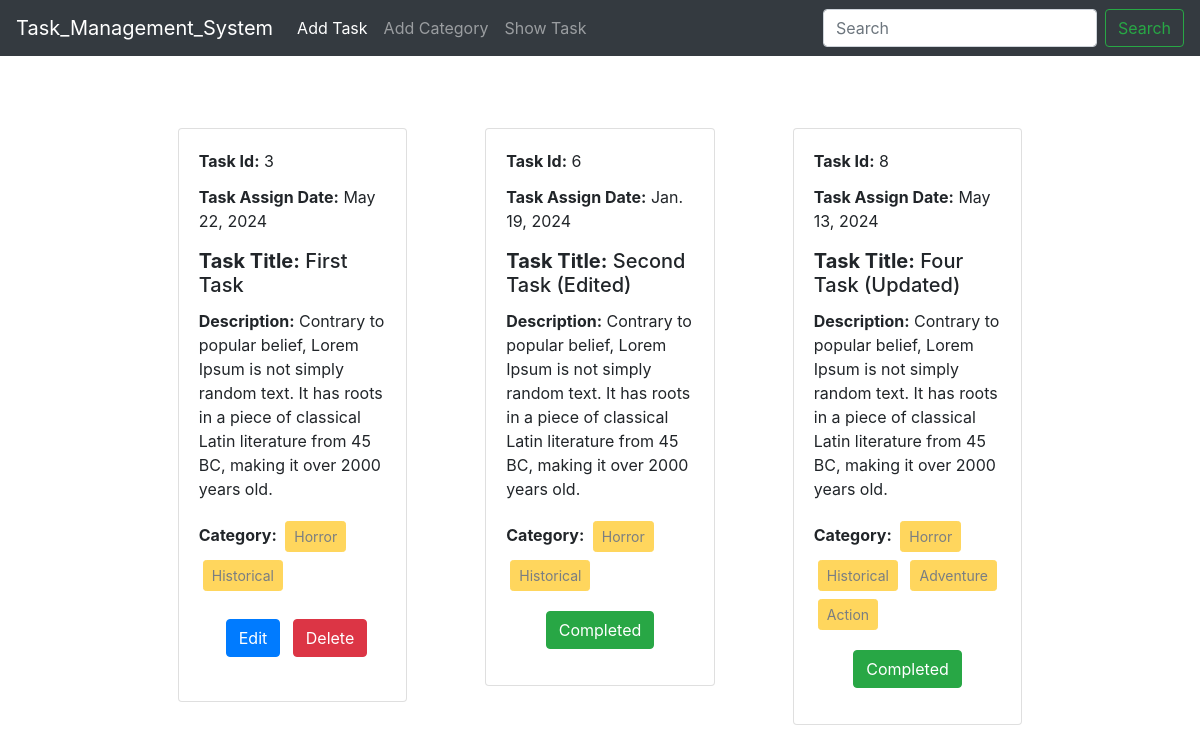
The page / on the database its author committed.
### task/models.py (models this page shows, shortened)
class TaskModel(models.Model):
    taskTitle = models.CharField(max_length=30)
    taskDescription = models.TextField()
    is_completed = models.BooleanField(default=False)
    task_assign_date = models.DateField()
    category = models.ManyToManyField(TaskCategory)

### category/models.py (models this page shows)
class TaskCategory(models.Model):
    category_name = models.CharField(max_length=30)
    def __str__(self):
        return self.category_name

### Task_Management_System/views.py (the view)
# urls.py: path('', views.show_task, name = 'show_task'),
def show_task(request):
    task = TaskModel.objects.all()
    return render(request, 'show_task.html', {'form': task})

### templates/show_task.html (shortened to what this page needs)
{% extends 'base.html' %}
{% block content %}
<div class="mt-5">
    <div class="row d-flex flex-wrap justify-content-center">
        {% for task in form %}
        <div class="col-sm-3">
            <div class="card m-4">
              <div class="card-body">
                <p class="card-title"><b>Task Id:</b> {{task.id}}</p>
                <p class="card-text"><b>Task Assign Date:</b> {{task.task_assign_date}}</p>
                <h5 class="card-title"><b>Task Title:</b> {{task.taskTitle}}</h5>
                <p class="card-text"><b>Description:</b> {{task.taskDescription}}</p>
                <p>
                    <b>Category:</b> {% for ct in task.category.all %}
                    <button class="btn btn-warning btn-sm text-dark m-1" disabled>{{ct}}</button>
                    {% endfor %}
                </p>
                <p>
                    {% if task.is_completed is False %}
                    <p style="text-align: center;">
                        <a href="{% url 'edit_task' task.id %}" class="btn btn-primary m-2">Edit</a>
                        <a href="{% url 'delete_task' task.id %}" class="btn btn-danger">Delete</a>
                    </p>
                    {% else %}
                    <p style="text-align: center;"><a href="" class="btn btn-success">Completed</a></p>
                    {% endif %}
                </p>
              </div>
            </div>
        </div>
        {% endfor %}
    </div>
</div>
{% endblock %}

### templates/base.html (shortened to what this page needs)
<!doctype html>
<html lang="en">
  <head>
    <link rel="stylesheet" href="https://cdn.jsdelivr.net/npm/bootstrap@4.0.0/dist/css/bootstrap.min.css">
  </head>
  <body>
    <nav class="navbar navbar-expand-lg navbar-dark bg-dark">
        <a class="navbar-brand" href="#">Task_Management_System</a>
        <div class="collapse navbar-collapse" id="navbarSupportedContent">
          <ul class="navbar-nav mr-auto">
            <li class="nav-item active">
              <a class="nav-link" href="{% url 'add_task' %}">Add Task<span class="sr-only">(current)</span></a>
            </li>
            <li class="nav-item">
              <a class="nav-link" href="{% url 'add_category' %}">Add Category</a>
            </li>
            <li class="nav-item">
              <a class="nav-link" href="{% url 'show_task' %}">Show Task</a>
            </li>
          </ul>
          <form class="form-inline my-2 my-lg-0">
            <input class="form-control mr-sm-2" type="search" placeholder="Search" aria-label="Search">
            <button class="btn btn-outline-success my-2 my-sm-0" type="submit">Search</button>
          </form>
        </div>
      </nav>
    {% block content %}
    {% endblock %}
  </body>
</html>

### rows shown on the page
TaskModel: id "3", task_assign_date "May 22, 2024", taskTitle "First Task", taskDescription "Contrary to popular belief, Lorem Ipsum is not simply random text. It has roots in a piece of classical Latin literature from 45 BC, making it over 2000 years old.", is_completed "Edit"
TaskCategory: category_name "Horror"
TaskCategory: category_name "Historical"
TaskModel: id "6", task_assign_date "Jan. 19, 2024", taskTitle "Second Task (Edited)", taskDescription "Contrary to popular belief, Lorem Ipsum is not simply random text. It has roots in a piece of classical Latin literature from 45 BC, making it over 2000 years old.", is_completed "Completed"
TaskModel: id "8", task_assign_date "May 13, 2024", taskTitle "Four Task (Updated)", taskDescription "Contrary to popular belief, Lorem Ipsum is not simply random text. It has roots in a piece of classical Latin literature from 45 BC, making it over 2000 years old.", is_completed "Completed"
TaskCategory: category_name "Adventure"
TaskCategory: category_name "Action"
